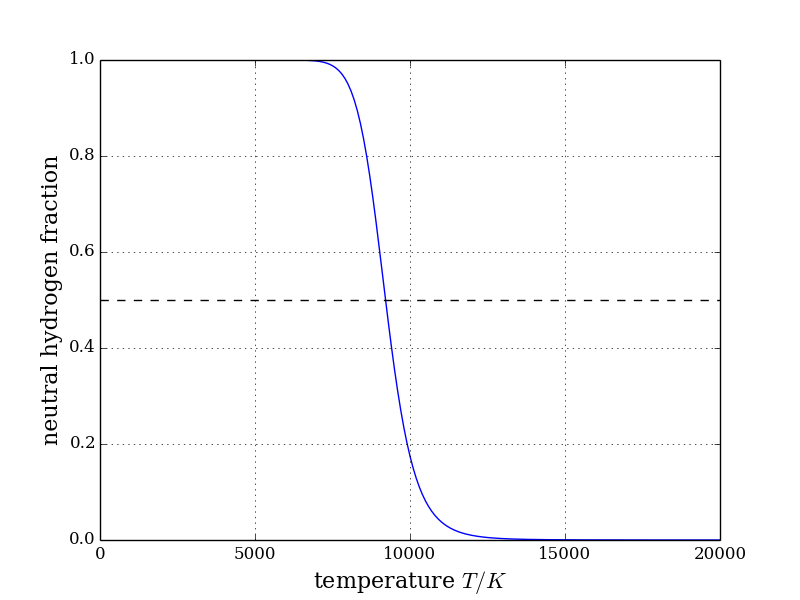

Python code for this plot:
from pylab import *
import numpy as np
import astropy as ap
from astropy import units
rc('font',**{'family':'serif'}) 

from ssa2 import *
from ssa_hydrogen import *

for T in arange(2e3,2e4+1,2e3):
    print T, sahabolt_H(T,1e2,1)

temp = arange(1e3,2e4+1,1e2)
nH = zeros(temp.shape)
for i in range(191):
    nH[i] = sahabolt_H(temp[i],1e2,1)

plot(temp,nH)
xlabel(r'temperature $T/K$',size=16)
ylabel(r'neutral hydrogen fraction',size=16)
grid('on')
axhline(0.5,linestyle='--',color='black')
savefig('ssa_2_10.png')
show()
